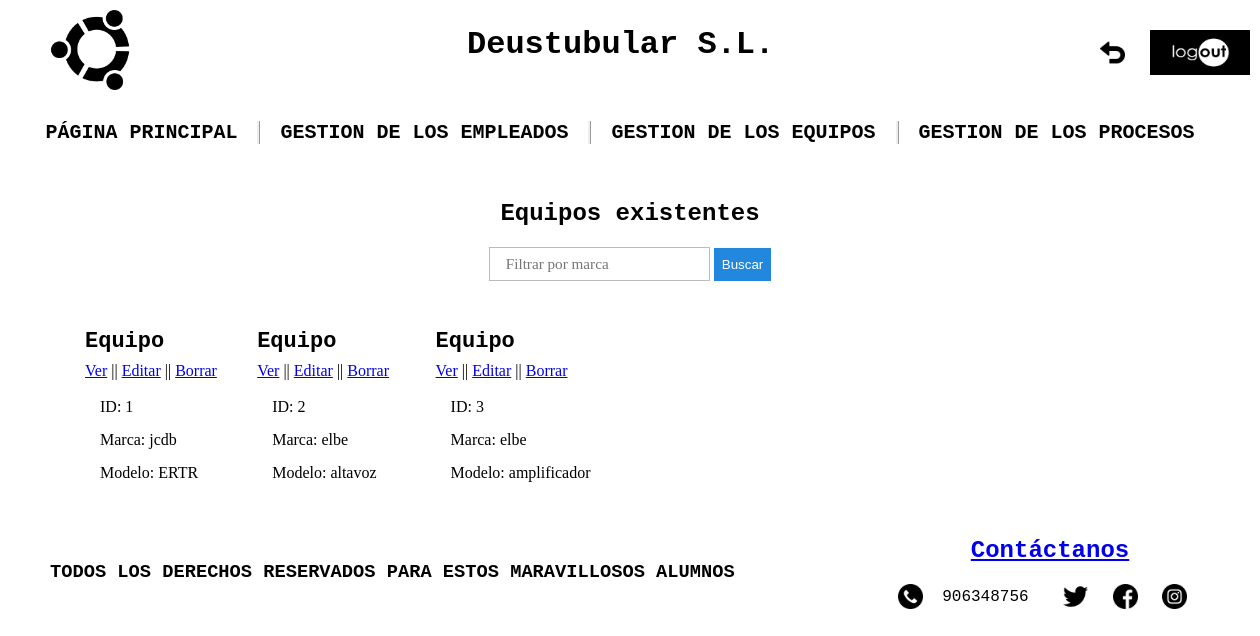
/appProduccion/equipos/, run on an earlier commit of the app's database.
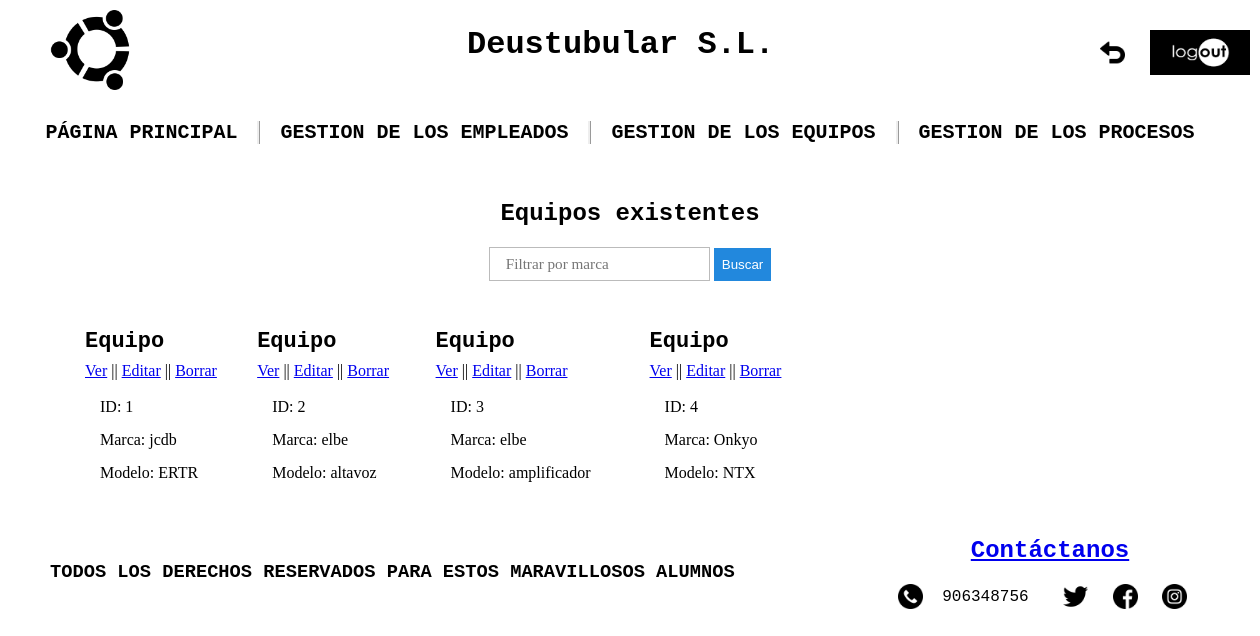
And on a later commit of the database.
### appProduccion/models.py (models this page shows, shortened)
class Equipo(models.Model):
    modelo = models.CharField(max_length=100)
    marca = models.CharField(max_length=100)
    categoria = models.CharField(max_length=100)
    fecha_adquisicion = models.DateField(default="01/01/1990")
    fecha_instalacion = models.DateField(default="01/01/1990")

### appProduccion/views.py (the view)
# urls.py: path('equipos/', views.EquipoListView.as_view(), name='equipo_list'),
class EquipoListView(ListView):
    model = Equipo
    template_name = 'equipo_list.html'
    queryset = Equipo.objects.order_by('id')
    def get_context_data(self, **kwargs):
        context = super(EquipoListView, self).get_context_data(**kwargs)
        context['titulo_pagina'] = 'Equipos existentes'
        return context

### appProduccion/templates/equipo_list.html (shortened to what this page needs)
{% extends "base.html" %}
{% load static %}
{% block contenido %}
<div class="centrar">
    <input id="fil" type="text" placeholder="Filtrar por marca" name="marca">
    <button id="busq">Buscar</button>
</div>
<div id="cont">
    <ul class="lista">
        {% for eq in equipo_list %}
        <li>
            <p class="mar-inferior p-lista">Equipo</p>
            <div class="mar-inferior">
                <a href="{% url 'equipo_detail' eq.id %}">Ver</a> ||
                <a href="{% url 'equipo_edit' eq.id %}">Editar</a> ||
                <a href="{% url 'equipo_delete' eq.id %}">Borrar</a>
            </div>
            <ul class="listas">
                <li>ID: {{ eq.id }}</li><br>
                <li>Marca: {{ eq.marca }}</li><br>
                <li>Modelo: {{ eq.modelo }}</li>
            </ul>
        </li>
        {% endfor %}
    </ul>
</div>
{% endblock %}

What changed in the data, as far as the page shows it:
added Equipo: id "4", marca "Onkyo", modelo "NTX"
